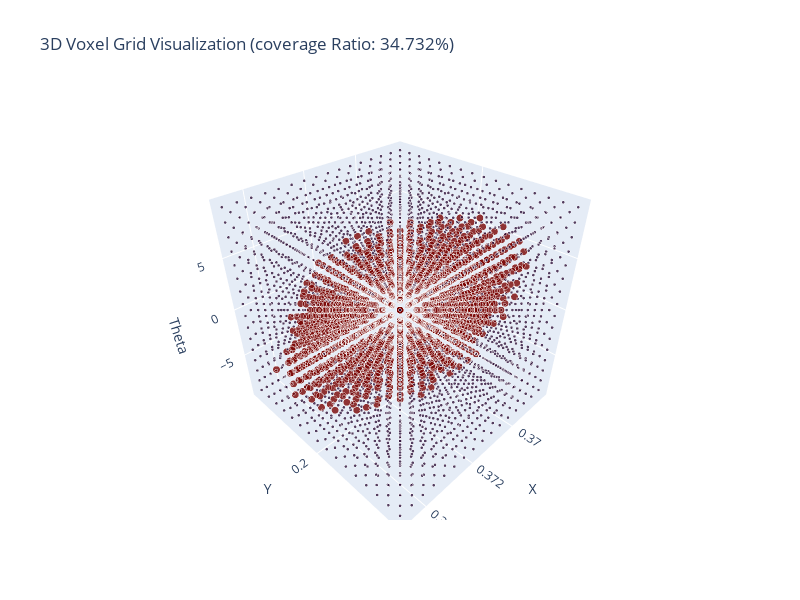

Here is the notebook cell this chart was saved with:
### Code cell
import numpy as np
import plotly.graph_objects as go

# Example dataset of 3D vectors (x, y, theta)
all_vectors = np.concatenate([leg_3d_poses["success"], leg_3d_poses["failure"]], axis=0)
# vectors, save_fname = leg_3d_poses["success"], "success_coverage.html"
vectors, save_fname = all_vectors, "all_coverage.html"

# Define the number of bins (voxels) along each axis
# num_bins = [10, 10, 10]
num_bins = [16, 16, 16]

# Find the min and max values for each component
mins = np.min(all_vectors, axis=0)
maxs = np.max(all_vectors, axis=0)

# ax[0].set_xlim([0.368, 0.375]) 
# ax[0].set_ylim([0.195, 0.205])
mins[0] = 0.368; mins[1] = 0.195; mins[2] = -10.0
maxs[0] = 0.375; maxs[1] = 0.205; maxs[2] = 10.0

# Compute the bin size for each component
bin_sizes = (maxs - mins) / num_bins

# Discretize the vectors into voxel grid cells
voxel_indices = np.floor((vectors - mins) / bin_sizes).astype(int)

# Ensure indices are within bounds
voxel_indices = np.clip(voxel_indices, 0, np.array(num_bins) - 1)

# Create a 3D grid using np.meshgrid
x_bins = np.linspace(mins[0], maxs[0], num_bins[0] + 1)
y_bins = np.linspace(mins[1], maxs[1], num_bins[1] + 1)
theta_bins = np.linspace(mins[2], maxs[2], num_bins[2] + 1)

# Create a 3D histogram to count the number of vectors in each voxel
hist, edges = np.histogramdd(vectors, bins=[x_bins, y_bins, theta_bins])

# Get the coordinates of the centers of the bins
x_centers = (edges[0][:-1] + edges[0][1:]) / 2
y_centers = (edges[1][:-1] + edges[1][1:]) / 2
theta_centers = (edges[2][:-1] + edges[2][1:]) / 2

# Create a meshgrid for plotting
x_mesh, y_mesh, theta_mesh = np.meshgrid(x_centers, y_centers, theta_centers, indexing='ij')

# Flatten the meshgrid and histogram for plotting
x_flat = x_mesh.flatten()
y_flat = y_mesh.flatten()
theta_flat = theta_mesh.flatten()
hist_flat = hist.flatten()

# Determine marker properties based on occupancy
marker_size = np.where(hist_flat > 0, 5, 2.05)
# marker_opacity = np.where(hist_flat > 0, 0.8, 0.1)
marker_opacity = 0.8
# marker_color = np.where(hist_flat > 0, hist_flat, 'lightgray')
# marker_color = np.where(hist_flat > 0, hist_flat, 0)  # Set color to zero for unoccupied
marker_color = np.where(hist_flat > 0, 0.5, 0.0)  # Set color to zero for unoccupied


# Compute the number of occupied voxels
occupied_voxels = np.count_nonzero(hist)

# Compute the total number of voxels
total_voxels = np.prod(num_bins)

# Calculate coverage metrics
coverage_ratio = (occupied_voxels / total_voxels) * 99

# Create a scatter plot with Plotly
fig = go.Figure(data=[go.Scatter3d(
    x=x_flat,
    y=y_flat,
    z=theta_flat,
    mode='markers',
    marker=dict(
        size=marker_size,
        color=marker_color,
        # colorscale='Viridis',
        # colorscale='rdpu',
        colorscale='Turbo',
        opacity=marker_opacity,
        # colorbar=dict(title='Number of Points', thickness=15)
    )
)])

# Set labels for the axes
fig.update_layout(
    scene=dict(
        xaxis_title='X',
        yaxis_title='Y',
        zaxis_title='Theta'
    ),
    title=f'3D Voxel Grid Visualization (coverage Ratio: {coverage_ratio:.3f}%)',
    width=800,  # Set the figure width
    height=600  # Set the figure height
)

# # Create a scatter plot with Plotly
# fig = go.Figure(data=[go.Scatter3d(
#     x=x_flat,
#     y=y_flat,
#     z=theta_flat,
#     mode='markers',
#     marker=dict(
#         size=5,
#         color=hist_flat,
#         colorscale='Viridis',
#         colorbar=dict(title='Number of Points'),
#         opacity=0.8
#     )
# )])

# Show the plot
# fig.write_html("plots/sample_coverage.html")
fig.write_html(f"plots/{save_fname}")
fig.show()

# Print the metrics
print(f"Coverage Ratio: {coverage_ratio:.3f}%")

### Figure 1 — Plotly figure (JSON) as saved in the notebook; plotly's stock layout.template omitted (floating-point values rounded to 4 significant figures; data arrays with more than 128 entries replaced by an {"elided": "..."} marker saying what was removed)
{"data": [{"marker": {"color": {"elided": "4096 float values"}, "colorscale": [[0, "#30123b"], [0.07143, "#4145ab"], [0.1429, "#4675ed"], [0.2143, "#39a2fc"], [0.2857, "#1bcfd4"], [0.3571, "#24eca6"], [0.4286, "#61fc6c"], [0.5, "#a4fc3b"], [0.5714, "#d1e834"], [0.6429, "#f3c63a"], [0.7143, "#fe9b2d"], [0.7857, "#f36315"], [0.8571, "#d93806"], [0.9286, "#b11901"], [1, "#7a0402"]], "opacity": 0.8, "size": {"elided": "4096 float values"}}, "mode": "markers", "type": "scatter3d", "x": {"elided": "4096 float values"}, "y": {"elided": "4096 float values"}, "z": {"elided": "4096 float values"}}], "layout": {"height": 600, "scene": {"xaxis": {"title": {"text": "X"}}, "yaxis": {"title": {"text": "Y"}}, "zaxis": {"title": {"text": "Theta"}}}, "title": {"text": "3D Voxel Grid Visualization (coverage Ratio: 34.732%)"}, "width": 800}}
